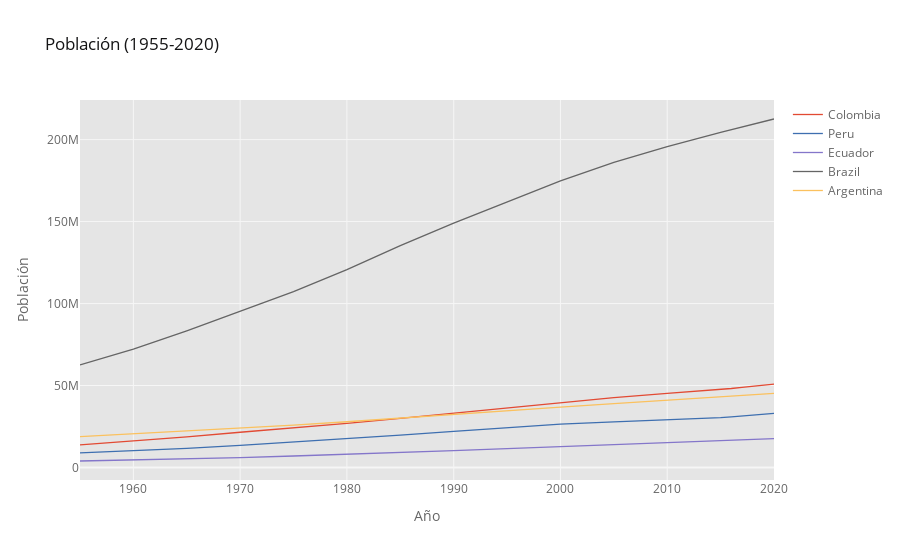

The notebook cell saved with this chart:
### Markdown cell above
# Lineplot (Gráfico de Linea)

### Code cell
df_population.iplot(kind='line', xTitle='Año', yTitle='Población',
                    title='Población (1955-2020)')

### Figure 1 — Plotly figure (JSON) as saved in the notebook; plotly's stock layout.template omitted (floating-point values rounded to 4 significant figures)
{"data": [{"line": {"color": "rgba(226, 74, 51, 1.0)", "dash": "solid", "shape": "linear", "width": 1.3}, "mode": "lines", "name": "Colombia", "text": "", "type": "scatter", "x": [1955, 1960, 1965, 1970, 1975, 1980, 1985, 1990, 1995, 2000, 2005, 2010, 2015, 2016, 2017, 2018, 2019, 2020], "y": [13775000, 16057724, 18725245, 21480065, 24065507, 26900506, 29951201, 33102575, 36421438, 39629968, 42647723, 45222700, 47520667, 48175052, 48909839, 49661048, 50339443, 50882891]}, {"line": {"color": "rgba(62, 111, 176, 1.0)", "dash": "solid", "shape": "linear", "width": 1.3}, "mode": "lines", "name": "Peru", "text": "", "type": "scatter", "x": [1955, 1960, 1965, 1970, 1975, 1980, 1985, 1990, 1995, 2000, 2005, 2010, 2015, 2016, 2017, 2018, 2019, 2020], "y": [8858389, 10155015, 11711392, 13459794, 15424744, 17547610, 19772872, 22071433, 24299160, 26459944, 27866145, 29027674, 30470734, 30926032, 31444298, 31989260, 32510453, 32971854]}, {"line": {"color": "rgba(132, 118, 202, 1.0)", "dash": "solid", "shape": "linear", "width": 1.3}, "mode": "lines", "name": "Ecuador", "text": "", "type": "scatter", "x": [1955, 1960, 1965, 1970, 1975, 1980, 1985, 1990, 1995, 2000, 2005, 2010, 2015, 2016, 2017, 2018, 2019, 2020], "y": [3956620, 4543666, 5243977, 6069376, 6994334, 7989186, 9066109, 10230934, 11455204, 12681123, 13825847, 15011117, 16212020, 16491116, 16785361, 17084358, 17373662, 17643054]}, {"line": {"color": "rgba(101, 101, 101, 1.0)", "dash": "solid", "shape": "linear", "width": 1.3}, "mode": "lines", "name": "Brazil", "text": "", "type": "scatter", "x": [1955, 1960, 1965, 1970, 1975, 1980, 1985, 1990, 1995, 2000, 2005, 2010, 2015, 2016, 2017, 2018, 2019, 2020], "y": [62533919, 72179226, 83373530, 95113265, 107216205, 120694009, 135274080, 149003223, 162019896, 174790340, 186127103, 195713635, 204471769, 206163053, 207833823, 209469323, 211049527, 212559417]}, {"line": {"color": "rgba(251, 193, 94, 1.0)", "dash": "solid", "shape": "linear", "width": 1.3}, "mode": "lines", "name": "Argentina", "text": "", "type": "scatter", "x": [1955, 1960, 1965, 1970, 1975, 1980, 1985, 1990, 1995, 2000, 2005, 2010, 2015, 2016, 2017, 2018, 2019, 2020], "y": [18789418, 20481779, 22159650, 23880561, 25865776, 27896528, 30216279, 32618651, 34828170, 36870787, 38892931, 40895752, 43075416, 43508460, 43937140, 44361150, 44780677, 45195774]}], "layout": {"legend": {"bgcolor": "#FFFFFF", "font": {"color": "#666666"}}, "paper_bgcolor": "#FFFFFF", "plot_bgcolor": "#E5E5E5", "title": {"font": {"color": "#151516"}, "text": "Población (1955-2020)"}, "xaxis": {"gridcolor": "#F6F6F6", "showgrid": true, "tickfont": {"color": "#666666"}, "title": {"font": {"color": "#666666"}, "text": "Año"}, "zerolinecolor": "#F6F6F6"}, "yaxis": {"gridcolor": "#F6F6F6", "showgrid": true, "tickfont": {"color": "#666666"}, "title": {"font": {"color": "#666666"}, "text": "Población"}, "zerolinecolor": "#F6F6F6"}}}
